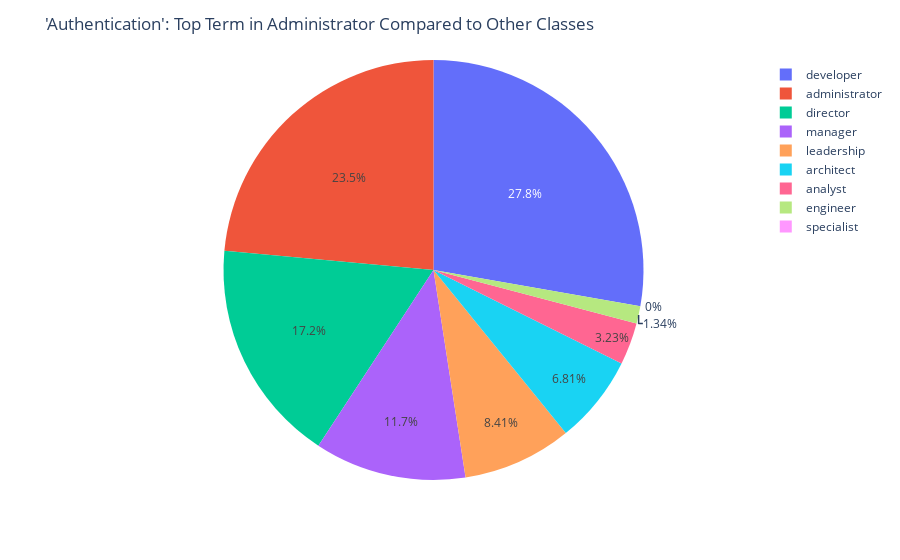
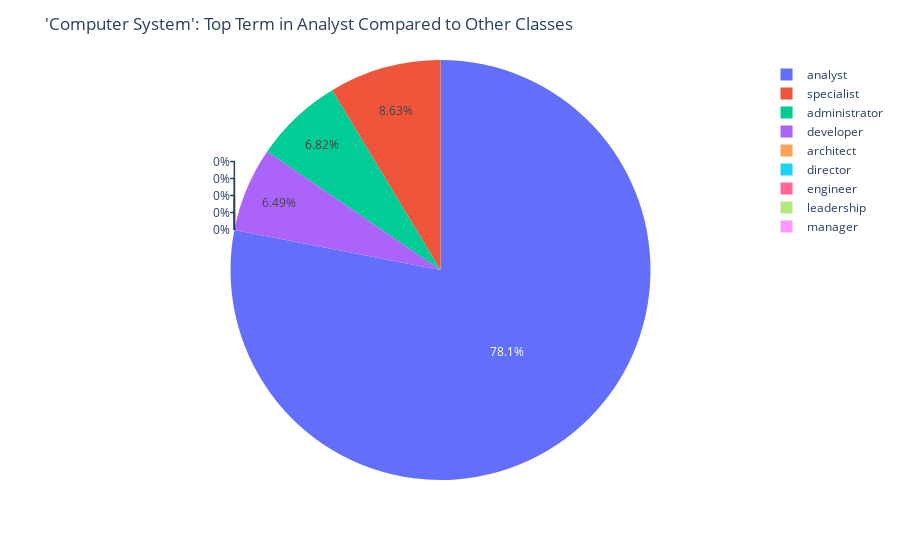
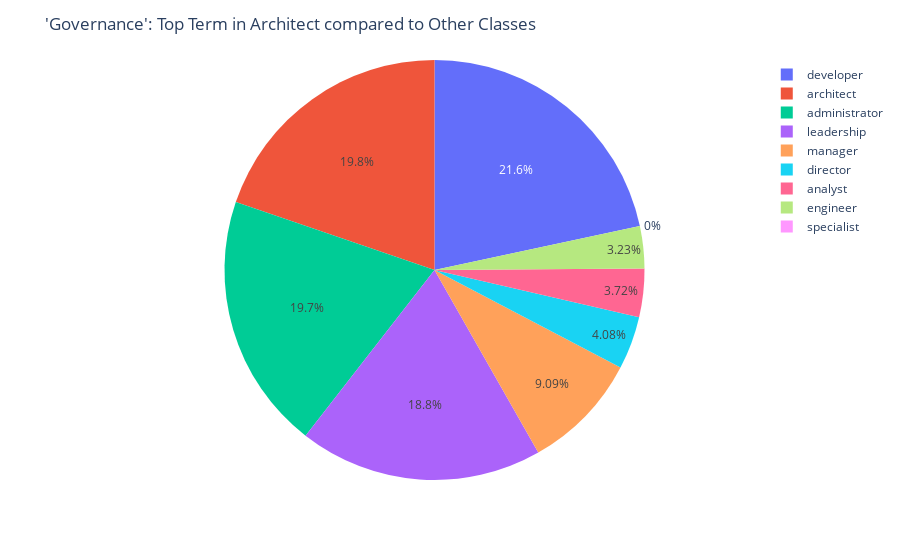
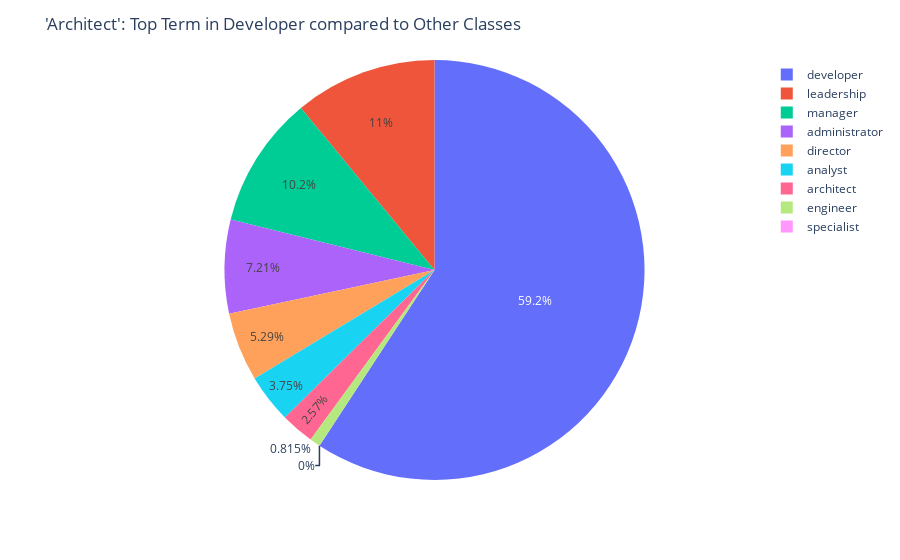

The code cell stored with these charts, in order, in its notebook:
### Markdown cell above
## 9. Graph top words

### Code cell
df = df.sort_values(by="administrator", ascending=False)
fig = px.pie(df, values=df.loc['authentication'], names=column_names)
fig.update_layout(title = "'Authentication': Top Term in Administrator Compared to Other Classes")
fig.show()
fig = px.pie(df, values=df.loc['computer system'], names=column_names)
fig.update_layout(title = "'Computer System': Top Term in Analyst Compared to Other Classes")
fig.show()
fig = px.pie(df, values=df.loc['governance'], names=column_names)
fig.update_layout(title = "'Governance': Top Term in Architect compared to Other Classes")
fig.show()
fig = px.pie(df, values=df.loc['architect'], names=column_names)
fig.update_layout(title = "'Architect': Top Term in Developer compared to Other Classes")
fig.show()
fig = px.pie(df, values=df.loc['mantech'], names=column_names)
fig.update_layout(title = "'Mantech': Top Term in Director compared to Other Classes")
fig.show()

### Figure 1 — Plotly figure (JSON) as saved in the notebook; plotly's stock layout.template omitted (floating-point values rounded to 4 significant figures)
{"data": [{"domain": {"x": [0, 1], "y": [0, 1]}, "hovertemplate": "label=%{label}<br>value=%{value}<extra></extra>", "labels": ["administrator", "analyst", "architect", "developer", "director", "engineer", "leadership", "manager", "specialist"], "legendgroup": "", "name": "", "showlegend": true, "type": "pie", "values": [0.1511, 0.02075, 0.04368, 0.1782, 0.1105, 0.00859, 0.05397, 0.07493, 0]}], "layout": {"legend": {"tracegroupgap": 0}, "margin": {"t": 60}, "title": {"text": "'Authentication': Top Term in Administrator Compared to Other Classes"}}}

### Figure 2 — Plotly figure (JSON) as saved in the notebook; plotly's stock layout.template omitted (floating-point values rounded to 4 significant figures)
{"data": [{"domain": {"x": [0, 1], "y": [0, 1]}, "hovertemplate": "label=%{label}<br>value=%{value}<extra></extra>", "labels": ["administrator", "analyst", "architect", "developer", "director", "engineer", "leadership", "manager", "specialist"], "legendgroup": "", "name": "", "showlegend": true, "type": "pie", "values": [0.009257, 0.1059, 0, 0.008805, 0, 0, 0, 0, 0.01172]}], "layout": {"legend": {"tracegroupgap": 0}, "margin": {"t": 60}, "title": {"text": "'Computer System': Top Term in Analyst Compared to Other Classes"}}}

### Figure 3 — Plotly figure (JSON) as saved in the notebook; plotly's stock layout.template omitted (floating-point values rounded to 4 significant figures)
{"data": [{"domain": {"x": [0, 1], "y": [0, 1]}, "hovertemplate": "label=%{label}<br>value=%{value}<extra></extra>", "labels": ["administrator", "analyst", "architect", "developer", "director", "engineer", "leadership", "manager", "specialist"], "legendgroup": "", "name": "", "showlegend": true, "type": "pie", "values": [0.11, 0.02075, 0.1102, 0.1207, 0.02275, 0.01804, 0.1046, 0.05069, 0]}], "layout": {"legend": {"tracegroupgap": 0}, "margin": {"t": 60}, "title": {"text": "'Governance': Top Term in Architect compared to Other Classes"}}}

### Figure 4 — Plotly figure (JSON) as saved in the notebook; plotly's stock layout.template omitted (floating-point values rounded to 4 significant figures)
{"data": [{"domain": {"x": [0, 1], "y": [0, 1]}, "hovertemplate": "label=%{label}<br>value=%{value}<extra></extra>", "labels": ["administrator", "analyst", "architect", "developer", "director", "engineer", "leadership", "manager", "specialist"], "legendgroup": "", "name": "", "showlegend": true, "type": "pie", "values": [0.02659, 0.01383, 0.009496, 0.2184, 0.0195, 0.003007, 0.04048, 0.03747, 0]}], "layout": {"legend": {"tracegroupgap": 0}, "margin": {"t": 60}, "title": {"text": "'Architect': Top Term in Developer compared to Other Classes"}}}
